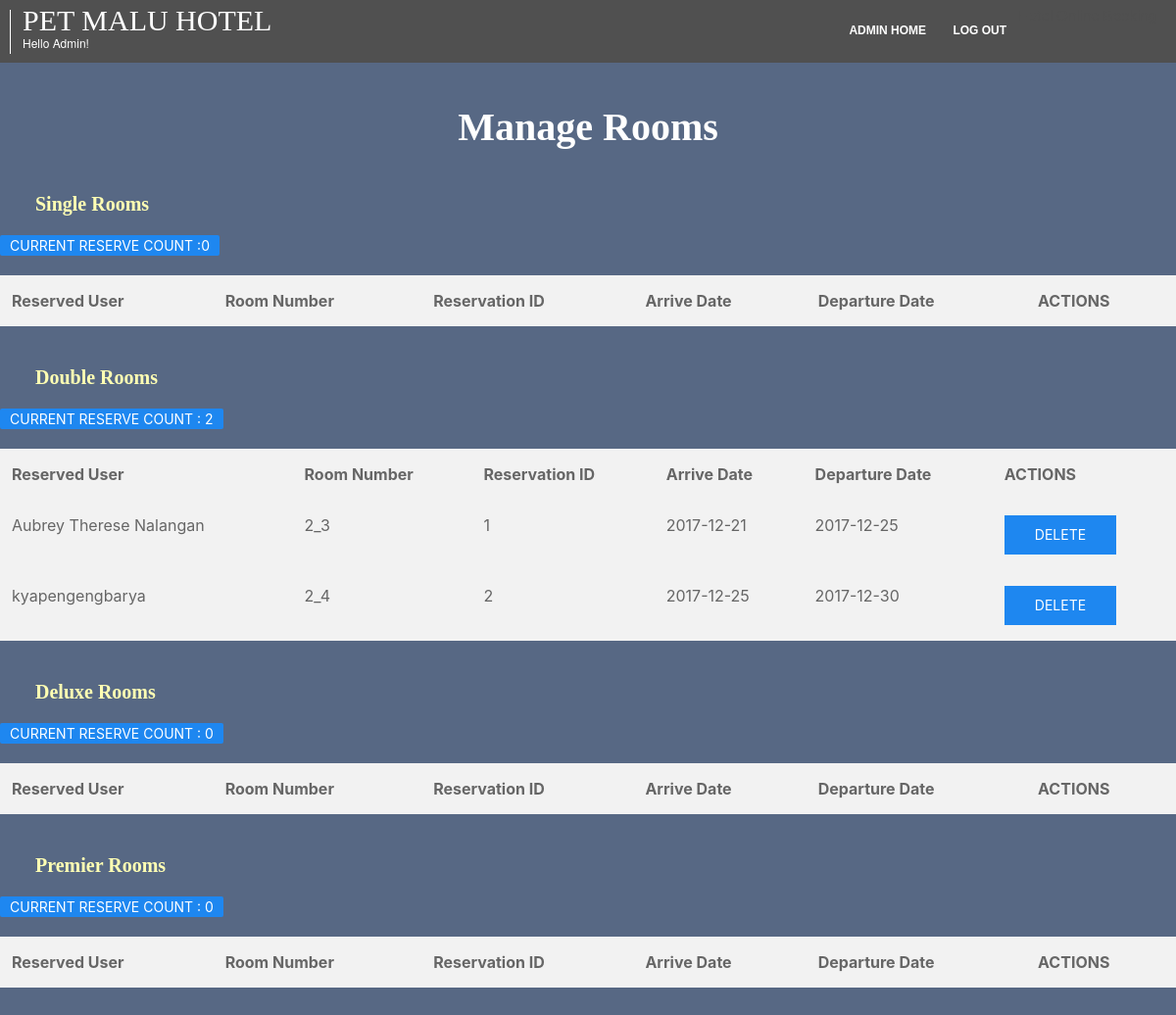
Page /managerooms.php on the committed database.
### tables this page shows
CREATE TABLE `Double` (
  `room_id` varchar(30) NOT NULL,
  `u_id` int(11) DEFAULT NULL,
  `rm_avail` varchar(30) DEFAULT NULL,
  `r_id` int(11) DEFAULT NULL,
  PRIMARY KEY (`room_id`),
  KEY `dou_id` (`u_id`),
  KEY `r_id` (`r_id`),
  CONSTRAINT `Double_ibfk_1` FOREIGN KEY (`r_id`) REFERENCES `reservation` (`r_id`),
  CONSTRAINT `dou_id` FOREIGN KEY (`u_id`) REFERENCES `users` (`u_id`)
);

CREATE TABLE `users` (
  `u_id` int(11) NOT NULL AUTO_INCREMENT,
  `u_fullname` varchar(60) DEFAULT NULL,
  `u_name` varchar(80) DEFAULT NULL,
  `u_pass` varchar(80) DEFAULT NULL,
  `u_addr` varchar(80) DEFAULT NULL,
  `u_email` varchar(80) DEFAULT NULL,
  `u_tel` varchar(15) DEFAULT NULL,
  PRIMARY KEY (`u_id`)
);

CREATE TABLE `reservation` (
  `r_id` int(11) NOT NULL AUTO_INCREMENT,
  `u_id` int(11) DEFAULT NULL,
  `r_rtype` varchar(30) DEFAULT NULL,
  `r_rnum` varchar(30) DEFAULT NULL,
  `r_nopersons` int(11) DEFAULT NULL,
  `r_arrivdate` date DEFAULT NULL,
  `r_deptdate` date DEFAULT NULL,
  `r_pmethod` varchar(80) DEFAULT NULL,
  `r_payment` int(11) DEFAULT NULL,
  PRIMARY KEY (`r_id`),
  KEY `u_id` (`u_id`),
  KEY `r_rtype` (`r_rtype`),
  CONSTRAINT `reservation_ibfk_1` FOREIGN KEY (`u_id`) REFERENCES `users` (`u_id`),
  CONSTRAINT `reservation_ibfk_2` FOREIGN KEY (`r_rtype`) REFERENCES `rooms` (`r_rtype`)
);

### managerooms.php (the view, shortened to what this page needs)
<?php
    function connect_to_database($host_name,$user_name,$pass,$db_name,$open_db){
        $conn = mysqli_connect($host_name,$user_name,$pass,$db_name);
        if($open_db==true){
            if(mysqli_errno($conn)){
                die("Could not connnect to database. <br/>");
            }else{
                return $conn;
            }
        }else{
            echo "Database Closed <br/>";
            mysqli_close($conn);
        }
    }
    function return_values($select,$from){
        $conn=connect_to_database('localhost','root','','pet_malu_hotel_reservation',true);
        $query="select ".$select." from ".$from;
        $result = mysqli_query($conn,$query);
        if(!$result){
            die("Query Failed");
        }else {
            $cLine = array();
            while($row = mysqli_fetch_assoc($result)){
              $cLine [] = array($row['u_fullname'],$row['room_id'],$row['r_id'],$row['r_arrivdate'],$row['r_deptdate']);
        }
           return $cLine;
    }
    }
?>
<html>
    <head>
        <link rel="stylesheet" type="text/css" href="./styles/styles.css">
        <link rel="stylesheet" type="text/css" href="./styles/uikit.min.css">
    </head>
    <body>
          <div id="header-container">
                <div id= "title-noemi" class="title"> Hotel Online Booking     </div>
    <div id="banner" class="site-header col-12">
        <h3>PET MALU HOTEL<br/>
            <span>Hello Admin! </span>
        </h3>
        <nav class="main-nav">
            <ul>
                <li><a class="border" href="admin.php">ADMIN HOME</a></li>
                <li><a class="border" href="logout.php">LOG OUT</a></li>
            </ul>
        </nav>
    </div>
        <h2 ><b>Manage Rooms</b></h2>
        <h1><b>Single Rooms</b></h1>
            <table class="uk-table">
             <tr>
                 <td>
                     <b>Reserved User</b>
                 </td><td>
                     <b> Room Number</b>
                 </td><td>
                     <b> Reservation ID</b>
                 </td><td>
                     <b>Arrive Date</b>
                 </td><td>
                     <b>Departure Date</b>
                 </td><td>
                     <b>ACTIONS</b>
                 </td>
             </tr>
        <?php
             $cline = return_values("users.u_fullname,`Single`.room_id,reservation.r_id,reservation.r_arrivdate,reservation.r_deptdate","reservation LEFT JOIN `Single` ON `Single`.r_id = reservation.r_id LEFT JOIN users ON `Single`.u_id = users.u_id WHERE room_id = reservation.r_rnum");
             echo '<span class="uk-label">CURRENT RESERVE COUNT :'.sizeof($cline).'</span>';
        ?>
            <table class="uk-table">
             <tr>
                 <td>
                     <b>Reserved User</b>
                 </td><td>
                     <b> Room Number</b>
                 </td><td>
                     <b> Reservation ID</b>
                 </td><td>
                     <b>Arrive Date</b>
                 </td><td>
                     <b>Departure Date</b>
                 </td><td>
                     <b>ACTIONS</b>
                 </td>
             </tr>
          <h1><b>Double Rooms</b></h1>
        <?php
             $cline = return_values("users.u_fullname,`Double`.room_id,reservation.r_id,reservation.r_arrivdate,reservation.r_deptdate","reservation LEFT JOIN `Double` ON `Double`.r_id = reservation.r_id LEFT JOIN users ON `Double`.u_id = users.u_id WHERE room_id = reservation.r_rnum");
             echo '<span class="uk-label">CURRENT RESERVE COUNT : '.sizeof($cline).'</span>';
              for($i = 0; $i<sizeof($cline);$i++){
                  echo '
              <tr>
                 <td>
                    '.$cline[$i][0].'
                 </td><td>
                    '.$cline[$i][1].'
                 </td><td>
                     '.$cline[$i][2].'
                 </td><td>
                     '.$cline[$i][3].'
                 </td><td>
                     '.$cline[$i][4].'
                 </td><td>
                     <a class="uk-button uk-button-primary" href="managerooms.php?qq='.$cline[$i][2].'&x=`Double`">Delete</a>
                 </td>
             </tr>
                  ';
              }if(isset($_GET['d'])){
                  update_values($_GET['x'],"u_id=NULL,rm_avail='Available',r_id=NULL","r_id=".$_GET['d']);
                  delete_values("reservation", "r_id=".$_GET['d']);
                  echo '<meta http-equiv="refresh" content="2; URL=managerooms.php"><meta name="keywords" content="automatic redirection">';
              }
        ?>
            <table class="uk-table">
             <tr>
                 <td>
                     <b>Reserved User</b>
                 </td><td>
                     <b> Room Number</b>
                 </td><td>
                     <b> Reservation ID</b>
                 </td><td>
                     <b>Arrive Date</b>
                 </td><td>
                     <b>Departure Date</b>
                 </td><td>
                     <b>ACTIONS</b>
                 </td>
             </tr>
          <h1><b>Deluxe Rooms</b></h1>
        <?php
             $cline = return_values("users.u_fullname,`Deluxe`.room_id,reservation.r_id,reservation.r_arrivdate,reservation.r_deptdate","reservation LEFT JOIN `Deluxe` ON `Deluxe`.r_id = reservation.r_id LEFT JOIN users ON `Deluxe`.u_id = users.u_id WHERE room_id = reservation.r_rnum");
             echo'<span class="uk-label">CURRENT RESERVE COUNT : '.sizeof($cline).'</span>';
        ?>
            <table class="uk-table">
             <tr>
                 <td>
                     <b>Reserved User</b>
                 </td><td>
                     <b> Room Number</b>
                 </td><td>
                     <b> Reservation ID</b>
                 </td><td>
                     <b>Arrive Date</b>
                 </td><td>
                     <b>Departure Date</b>
                 </td><td>
                     <b>ACTIONS</b>
                 </td>
             </tr>
          <h1><b>Premier Rooms</b></h1>
        <?php
             $cline = return_values("users.u_fullname,`Premier`.room_id,reservation.r_id,reservation.r_arrivdate,reservation.r_deptdate","reservation LEFT JOIN `Premier` ON `Premier`.r_id = reservation.r_id LEFT JOIN users ON `Premier`.u_id = users.u_id WHERE room_id = reservation.r_rnum");
             echo '<span class="uk-label">CURRENT RESERVE COUNT : '.sizeof($cline).'</span>';
        ?>
    </body>
</html>

### styles/styles.css (style rules this page uses)
* { box-sizing:border-box; }
html,body { height: 100%; }
#header-container { position: relative; width: 100%; height: 40px; margin-left: auto; margin-right: auto; background-color: #ffffff; }
#title-noemi { top: 5px; float: right; margin-right: 20px; }
.title { position:relative; font-family: sans-serif; color: #505050; font-size: 15px; margin-bottom: 20px; }
.site-header h3 span { margin: 0; padding: 0; font-size: 12px; font-family:"HelveticaNeue-Light", "Helvetica Neue Light", "Helvetica Neue", Helvetica, Arial, "Lucida Grande", sans-serif; float:left; }
.main-nav ul { list-style: none; font-family: Century gothic,sans-serif;; font-weight: bold; font-size: 12px; margin: 0; float: right; }
.main-nav ul li { margin: 1em; display: inline; }
.main-nav ul li a { color: white; text-decoration: none; }
.border { position:relative; }
.col-12 { width: 100%; }
.site-header { background-color: #505050; height: 4em; padding: 22px; }
.site-header h3 { font-family: Butterfly; float: left; font-size: 30px; color: white; margin: -12px; padding-left: 12px; border-left: solid white; line-height: .75em; border-width: 1px; }

### managerooms.php (style rules this page uses)
tr { background-color: #f2f2f2; }
body { background-color: #576884; height: 1300px; }
h1 { color: #ffffb3; text-align: left; font-size: 20px; font-family: Butterfly; padding-left: 3%; }
h2 { color: #ffffff; text-align: center; font-size: 40px; font-family: Butterfly; }

### rows in the picture
double: u.u_fullname "Aubrey Therese Nalangan", room_id "2_3", r.r_id "1", r.r_arrivdate "2017-12-21", r.r_deptdate "2017-12-25"
double: u.u_fullname "kyapengengbarya", room_id "2_4", r.r_id "2", r.r_arrivdate "2017-12-25", r.r_deptdate "2017-12-30"

### other values in the picture
sizeof($cline) "0"
sizeof($cline) "2"
